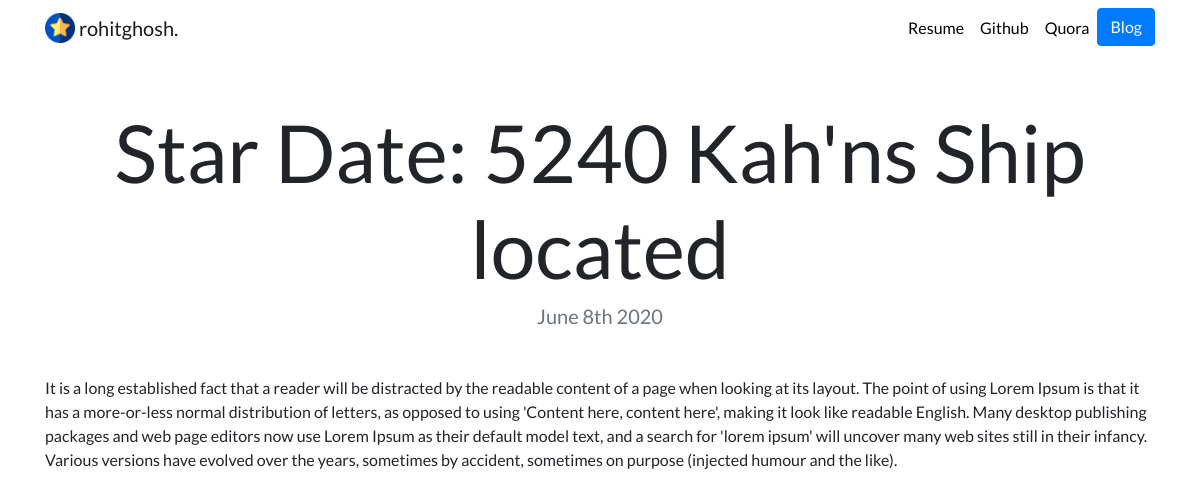
/blog/5/, run on the app's committed database.
### blog/models.py (models this page shows, shortened)
class blog(models.Model):
    title = models.CharField(max_length = 100)
    description = models.TextField()
    date = models.DateField()

### blog/views.py (the view)
# urls.py: path('<int:blog_id>/', views.detail, name= 'detail'),
def detail(request, blog_id):
    blogs = get_object_or_404(blog, pk=blog_id)
    return render (request, 'blogs/detail.html',{'blogs':blogs})

### blog/templates/blogs/detail.html
{% extends "portfolio/base.html" %}
{% load static %}
{% block content %}
<h1 class="text-center mt-5" id="blogdetailtitle">{{ blogs.title }}</h1>
<h5 class="text-center text-muted mb-5">{{ blogs.date|date:'F jS Y' }}</h5>
{{ blogs.description|safe }}
{% endblock %}

### portfolio/static/portfolio/custom.css (style rules this page uses)
body { font-family: 'Lato', sans-serif; }
@media (min-width: 992px) { #blogdetailtitle { font-size: 5rem; } }

### data on the page
blog: title "Star Date: 5240 Kah'ns Ship located", date "June 8th 2020", description "It is a long established fact that a reader will be distracted by the readable content of a page when looking at its layout. The point of using Lorem Ipsum is that it has a more-or-less normal distribution of letters, as opposed to using 'Content here, content here', making it look like readable English. Many desktop publishing packages and web page editors now use Lorem Ipsum as their default model text, and a search for 'lorem ipsum' will uncover many web sites still in their infancy. Various versions have evolved over the years, sometimes by accident, sometimes on purpose (injected humour and the like)."
